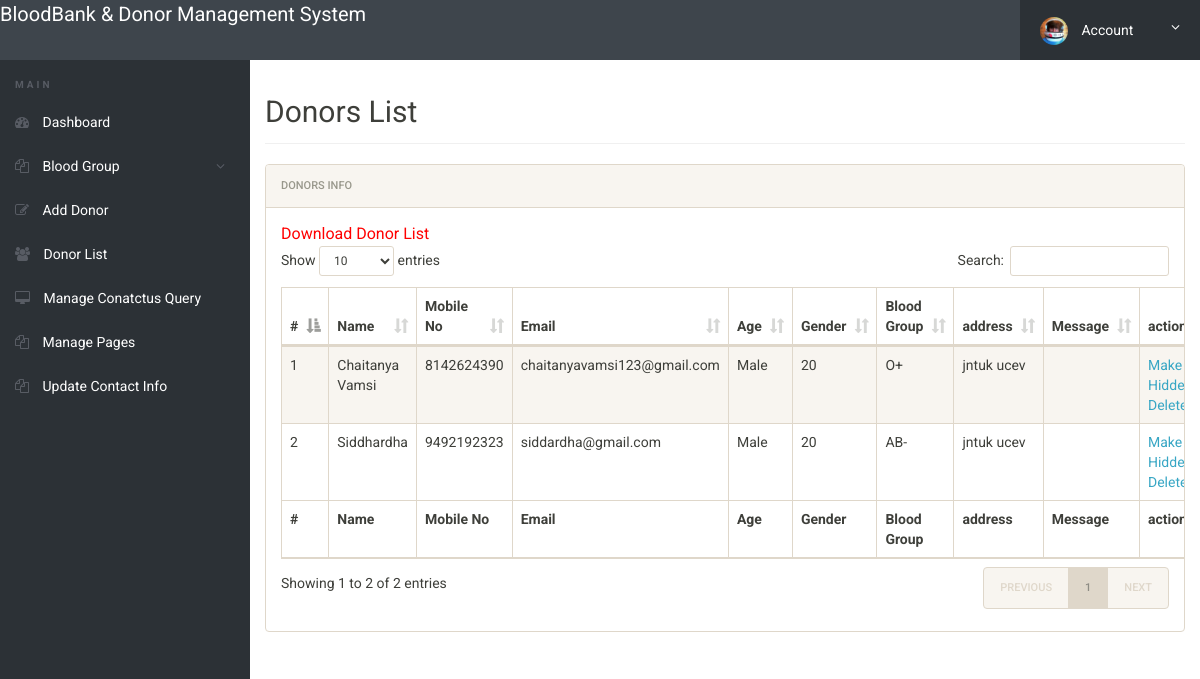
/admin/donor-list.php (signed in), run on the app's committed database.
### tables this page shows
CREATE TABLE IF NOT EXISTS `tblblooddonars` (
  `id` int(11) NOT NULL,
  `FullName` varchar(100) DEFAULT NULL,
  `MobileNumber` char(11) DEFAULT NULL,
  `EmailId` varchar(100) DEFAULT NULL,
   `Password` varchar(20) DEFAULT NULL,
  `Gender` varchar(20) DEFAULT NULL,
  `Age` int(11) DEFAULT NULL,
  `BloodGroup` varchar(20) DEFAULT NULL,
  `Address` varchar(255) DEFAULT NULL,
  `Message` mediumtext,
  `PostingDate` timestamp NOT NULL DEFAULT CURRENT_TIMESTAMP,
  `status` int(1) DEFAULT NULL
);

### admin/donor-list.php (the view, shortened to what this page needs)
<?php
include('includes/config.php');
if(strlen($_SESSION['alogin'])==0)
	{
header('location:index.php');
}
else{
 ?>
<!doctype html>
<html lang="en" class="no-js">
<head>
	<link rel="stylesheet" href="css/font-awesome.min.css">
	<link rel="stylesheet" href="css/bootstrap.min.css">
	<link rel="stylesheet" href="css/dataTables.bootstrap.min.css">
	<link rel="stylesheet" href="css/bootstrap-social.css">
	<link rel="stylesheet" href="css/bootstrap-select.css">
	<link rel="stylesheet" href="css/fileinput.min.css">
	<link rel="stylesheet" href="css/awesome-bootstrap-checkbox.css">
	<link rel="stylesheet" href="css/style.css">
</head>
<body>
	<?php include('includes/header.php');?>
	<div class="ts-main-content">
		<?php include('includes/leftbar.php');?>
		<div class="content-wrapper">
			<div class="container-fluid">
				<div class="row">
					<div class="col-md-12">
						<h2 class="page-title">Donors List</h2>
						<div class="panel panel-default">
							<div class="panel-heading">Donors Info</div>
							<div class="panel-body">
				<a href="download-records.php" style="color:red; font-size:16px;">Download Donor List</a>
								<table id="zctb" class="display table table-striped table-bordered table-hover" cellspacing="0" width="100%">
									<thead>
										<tr>
										<th>#</th>
											<th>Name</th>
											<th>Mobile No</th>
											<th>Email</th>
											<th>Age</th>
											<th>Gender</th>
											<th>Blood Group</th>
											<th>address</th>
											<th>Message </th>
											<th>action </th>
										</tr>
									</thead>
									<tfoot>
										<tr>
										<th>#</th>
										<th>Name</th>
											<th>Mobile No</th>
											<th>Email</th>
											<th>Age</th>
											<th>Gender</th>
											<th>Blood Group</th>
											<th>address</th>
											<th>Message </th>
											<th>action </th>
										</tr>
									</tfoot>
									<tbody>
<?php $sql = "SELECT * from  tblblooddonars ";
$query = $dbh -> prepare($sql);
$query->execute();
$results=$query->fetchAll(PDO::FETCH_OBJ);
$cnt=1;
if($query->rowCount() > 0)
{
foreach($results as $result)
{				?>
										<tr>
											<td><?php echo htmlentities($cnt);?></td>
											<td><?php echo htmlentities($result->FullName);?></td>
											<td><?php echo htmlentities($result->MobileNumber);?></td>
											<td><?php echo htmlentities($result->EmailId);?></td>
											<td><?php echo htmlentities($result->Gender);?></td>
											<td><?php echo htmlentities($result->Age);?></td>
											<td><?php echo htmlentities($result->BloodGroup);?></td>
											<td><?php echo htmlentities($result->Address);?></td>
											<td><?php echo htmlentities($result->Message);?></td>
										<td>
<?php if($result->status==1)
{?>
<a href="donor-list.php?hidden=<?php echo htmlentities($result->id);?>" onclick="return confirm('Do you really want to hiidden this detail')"> Make Hidden</a>
<?php } else {?>
<a href="donor-list.php?public=<?php echo htmlentities($result->id);?>" onclick="return confirm('Do you really want to Public this detail')"> Make Public</a>
<?php } ?>
<a href="donor-list.php?del=<?php echo htmlentities($result->id);?>" onclick="return confirm('Do you really want to delete this record')"> Delete</a>
</td>
										</tr>
										<?php $cnt=$cnt+1; }} ?>
									</tbody>
								</table>
							</div>
						</div>
					</div>
				</div>
			</div>
		</div>
	</div>
</body>
</html>
<?php } ?>

### admin/css/style.css (style rules this page uses)
html { font-size: 14px; }
@media only screen and (min-width: 480px) { html { font-size: 17px; } }
@media only screen and (min-width: 768px) { html { font-size: 14px; } }
body { font-size: 1em; }
a { color: #37a6c4; }
.panel { overflow: hidden; }
.page-title { padding-bottom: 15px; margin-bottom: 20px; border-bottom: 1px solid #f0f0f0; }
.ts-main-content .content-wrapper { padding-top: 15px; margin-top: 60px; }
@media only screen and (min-width: 992px) { .ts-main-content .content-wrapper { margin-left: 250px; } }

### data on the page
tblblooddonars: FullName "Chaitanya Vamsi", MobileNumber "8142624390", EmailId "chaitanyavamsi123@gmail.com", Gender "Male", Age "20", BloodGroup "O+", Address "jntuk ucev"
tblblooddonars: FullName "Siddhardha", MobileNumber "9492192323", EmailId "siddardha@gmail.com", Gender "Male", Age "20", BloodGroup "AB-", Address "jntuk ucev"
